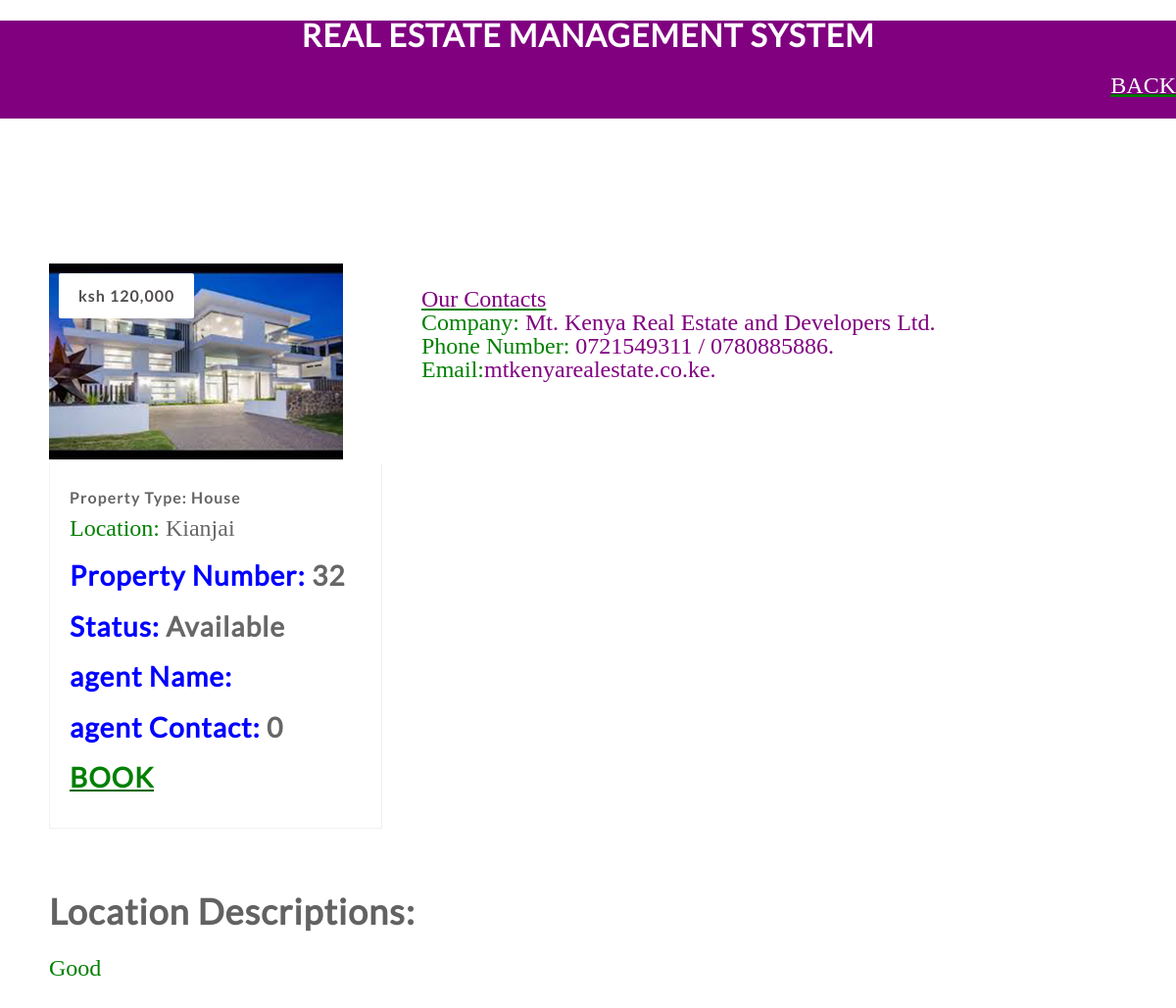
The page /book_House.php?id=32 (signed in) on the database its author committed.
### tables this page shows
CREATE TABLE `houses` (
  `house_id` int(11) NOT NULL,
  `house_type` varchar(255) NOT NULL,
  `image` text NOT NULL,
  `rent_cost` varchar(11) NOT NULL,
  `location` varchar(30) NOT NULL,
  `location_description` text NOT NULL,
  `max_capacity` varchar(100) NOT NULL,
  `name` varchar(100) NOT NULL,
  `contact` int(20) NOT NULL,
  `status` varchar(255) NOT NULL
);

### book_house.php (the view, shortened to what this page needs)
<!DOCTYPE html>
<html lang="en">
<head>
	<link rel="stylesheet" type="text/css" href="css/reset.css">
	<link rel="stylesheet" type="text/css" href="css/responsive.css">
</head>
<body>
	<div>
		<?php
			include 'headerbook.php';
		?>
	</div>
			<br>
			<br>
	<section class="listings">
		<div class="wrapper">
			<ul class="properties_list">
			<?php
						include 'includes/config.php';
						$sel = "SELECT * FROM houses WHERE house_id = '$_GET[id]'";
						$rs = $conn->query($sel);
						$rws = $rs->fetch_assoc();
			?>
				<li>
					<a href="">
						<img class="thumb" src="house_images/<?php echo $rws['image'];?>" width="300" height="200">
					</a>
					<span class="price"><?php echo ''.$rws['rent_cost'];?></span>
					<div class="property_details">
						<h1>
							<a href="book_house.php?id=<?php echo $rws['house_id'] ?>"><?php echo 'Property Type: '.$rws['house_type'];?></a>
						</h1
						<h2>Location: <span class="property_size"><?php echo $rws['location'];?></span></h2>
						<h3><font color="blue">Property Number: </font><span class="property_size"><?php echo $rws['house_id'];?></span></h3>
						<h3><font color="blue">Status: </font><span class="property_size"><?php echo $rws['status'];?></span></h3>
						<h3><font color="blue">agent Name: </font><span class="property_size"><?php echo $rws['name'];?></span></h3>
						<h3><font color="blue">agent Contact: </font><span class="property_size"><?php echo $rws['contact'];?></span></h3>
						<h3><a href="bookreq.php?id=<?php echo $rws['house_id']?>"><font color="green">BOOK</font></a></h3>
					</div>
				</li>
<br>
<div id= "contacts">
	<p><u><font color="purple">Our Contacts</font></u></p>
  <p><font size="5px;">Company: </font><font color="purple"><font size="5px;">Mt. Kenya Real Estate and Developers Ltd.</font></font></p>
  <p><font size="5px;">Phone Number: </font><font color="purple"><font size="5px;">0721549311 / 0780885886.</font></font></p>
  <p><font size="5px;">Email:</font><font color="purple"><font size="5px;">mtkenyarealestate.co.ke.</font></font></p>
  <br>
  <br>
	</div>
			</ul>
			<h2>Location Descriptions: <span class="property_size"> </span></h2>
<?php echo $rws['location_description'];?>
		</div>
	</section>
</body>
</html>

### css/responsive.css (style rules this page uses)
body { background: #fff; }
.wrapper { max-width: 1100px; margin: 0 auto; position: relative; }
h1, h2, h3, h4, h5 ,h6 { color: #626262; font-family: "lato-regular", Helvetica, Arial, sans-serif; letter-spacing: 1px; }
h1 { font-size: 2em; margin: .67em 0 }
h2 { font-size: 1.5em; margin: .75em 0 }
h3 { font-size: 1.17em; margin: .83em 0 }
h1, h2, h3, h4, h5, h6 { font-weight: bolder }
.listings { padding: 100px 0; }
.listings ul.properties_list { list-style: none; overflow: hidden; }
.listings ul.properties_list li { display: block; width: 30.90909090909091%; height: auto; position: relative; float: left; margin: 0 3.636363636363636% 3.636363636363636% 0; }
.listings ul.properties_list li .price { position: absolute; top: 10px; left: 10px; padding: 15px 20px; background: #ffffff; color: #514d4d; font-family: "lato-bold", Helvetica, Arial, sans-serif; font-size: 16px; font-weight: bold; letter-spacing: 1px; border-radius: 2px; -webkit-border-radius: 2px; -moz-border-radius: 2px; -o-border-radius: 2px; }
.listings ul li .property_details { width: 87.64705882352941%; padding: 2.941176470588235% 5.882352941176471% 4.117647058823529% 5.882352941176471%; border-bottom: 1px solid #f2f1f1; border-left: 1px solid #f2f1f1; border-right: 1px solid #f2f1f1; transition: all .2s linear; -webkit-transition: all .2s linear; -moz-transition: all .2s linear; -o-transition: all .2s linear; }
.listings ul li .property_details h1 { color: #666464; font-family: "lato-bold", Helvetica, Arial, sans-serif; font-size: 16px!important; font-weight: bold; margin-bottom: 5px; line-height: 28px; }
.listings ul li .property_details h1 a { text-decoration: none; color: #666464; }
.listings ul li .property_details .property_size { color: #676767; }

### rows shown on the page
houses: image (picture), rent_cost "ksh 120,000", house_type "House", location "Kianjai", house_id "32", status "Available", contact "0", location_description "Good"
